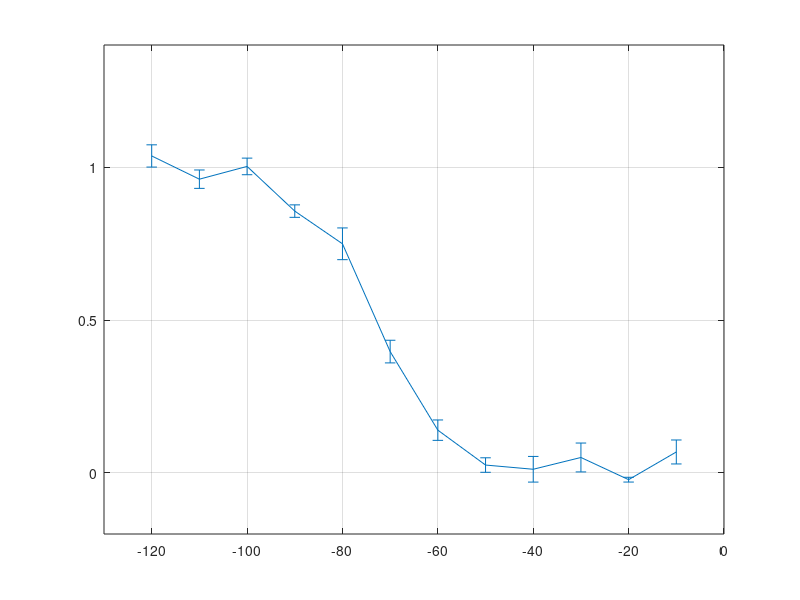
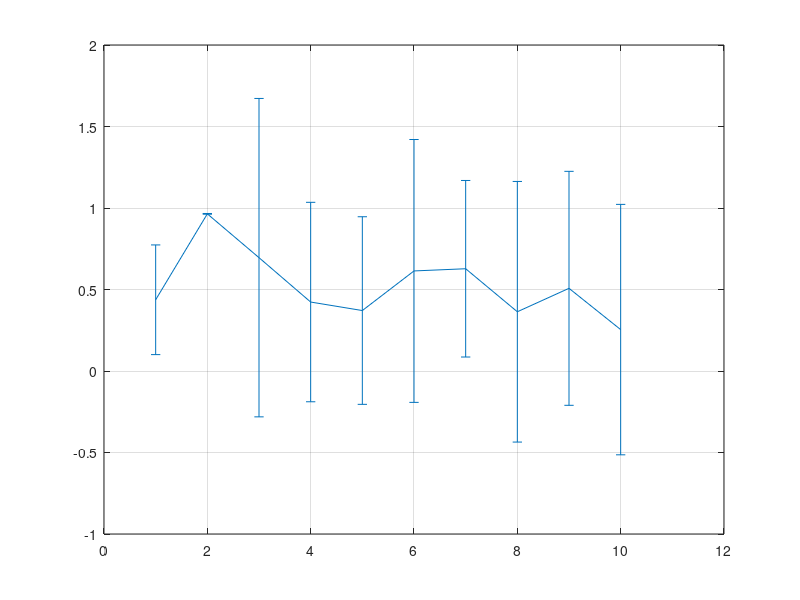

The MATLAB source for these figures, in order:
%% Sample code to play around with errorbar function 

X = [ -120 -110 -100 -90 -80 -70 -60 -50 -40 -30 -20 -10]';
Y = [0.9996 1.0000 0.9772 0.8978 0.6916 0.3253 0.0680 0.0091 0.0089 0.0088 0.0098 0.0119]';

data = Y + 0.1*randn(12, 8);                        % Create (12x8) Data Array

data_mean = mean(data,2);                           % Mean Across Columns
data_SEM = std(data,[],2)/sqrt(size(data,2));       % SEM Across Columns

figure(1)
errorbar(X, data_mean, data_SEM)
grid
axis([-130  0    ylim])

%%

x = 1:10;                                   % Create Data
y1 = rand(1,10);                            % Create Data
y2 = rand(1,10);                            % Create Data
y3 = rand(1,10);                            % Create Data

ym = [y1; y2; y3];
N = size(ym,1);
y = mean(ym);
SEM = std(ym) / sqrt(N);                    % Standard Error Of The Mean
CI95 = SEM * tinv(0.975, N-1);              % 95% Confidence Intervals

figure
errorbar(x, y, CI95)
grid